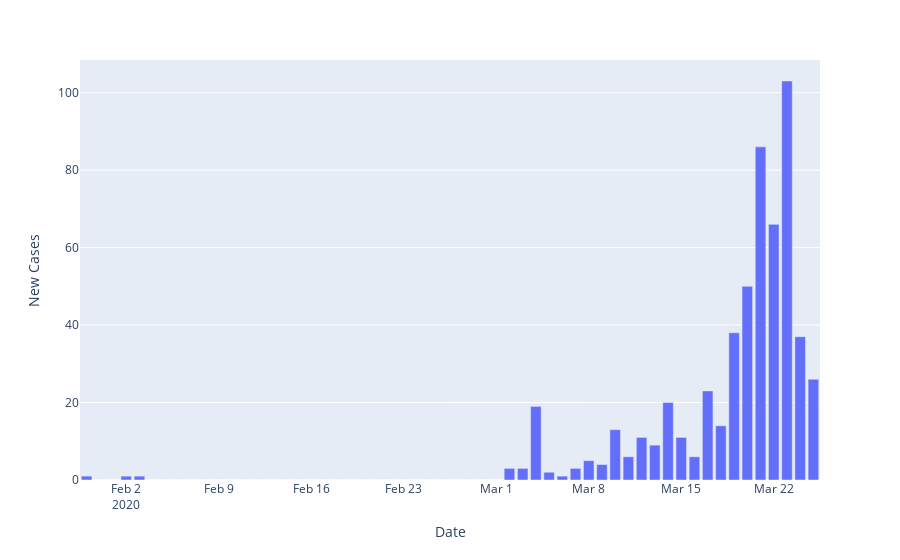

Notebook source saved alongside this figure:
### Code cell
fig=px.bar(db_india,x='Date',y='New Cases',barmode='relative')
fig.show()

### Figure 1 — Plotly figure (JSON) as saved in the notebook; plotly's stock layout.template omitted (floating-point values rounded to 4 significant figures)
{"data": [{"alignmentgroup": "True", "hovertemplate": "Date=%{x}<br>New Cases=%{y}<extra></extra>", "legendgroup": "", "marker": {"color": "#636efa", "pattern": {"shape": ""}}, "name": "", "offsetgroup": "", "orientation": "v", "showlegend": false, "textposition": "auto", "type": "bar", "x": ["2020-01-30T00:00:00", "2020-01-31T00:00:00", "2020-02-01T00:00:00", "2020-02-02T00:00:00", "2020-02-03T00:00:00", "2020-02-04T00:00:00", "2020-02-05T00:00:00", "2020-02-06T00:00:00", "2020-02-07T00:00:00", "2020-02-08T00:00:00", "2020-02-09T00:00:00", "2020-02-10T00:00:00", "2020-02-11T00:00:00", "2020-02-12T00:00:00", "2020-02-13T00:00:00", "2020-02-14T00:00:00", "2020-02-15T00:00:00", "2020-02-16T00:00:00", "2020-02-17T00:00:00", "2020-02-18T00:00:00", "2020-02-19T00:00:00", "2020-02-20T00:00:00", "2020-02-21T00:00:00", "2020-02-22T00:00:00", "2020-02-23T00:00:00", "2020-02-24T00:00:00", "2020-02-25T00:00:00", "2020-02-26T00:00:00", "2020-02-27T00:00:00", "2020-02-28T00:00:00", "2020-02-29T00:00:00", "2020-03-01T00:00:00", "2020-03-02T00:00:00", "2020-03-03T00:00:00", "2020-03-04T00:00:00", "2020-03-05T00:00:00", "2020-03-06T00:00:00", "2020-03-07T00:00:00", "2020-03-08T00:00:00", "2020-03-09T00:00:00", "2020-03-10T00:00:00", "2020-03-11T00:00:00", "2020-03-12T00:00:00", "2020-03-13T00:00:00", "2020-03-14T00:00:00", "2020-03-15T00:00:00", "2020-03-16T00:00:00", "2020-03-17T00:00:00", "2020-03-18T00:00:00", "2020-03-19T00:00:00", "2020-03-20T00:00:00", "2020-03-21T00:00:00", "2020-03-22T00:00:00", "2020-03-23T00:00:00", "2020-03-24T00:00:00", "2020-03-25T00:00:00"], "xaxis": "x", "y": [1, 0, 0, 1, 1, 0, 0, 0, 0, 0, 0, 0, 0, 0, 0, 0, 0, 0, 0, 0, 0, 0, 0, 0, 0, 0, 0, 0, 0, 0, 0, 0, 3, 3, 19, 2, 1, 3, 5, 4, 13, 6, 11, 9, 20, 11, 6, 23, 14, 38, 50, 86, 66, 103, 37, 26], "yaxis": "y"}], "layout": {"barmode": "relative", "legend": {"tracegroupgap": 0}, "margin": {"t": 60}, "xaxis": {"anchor": "y", "domain": [0, 1], "title": {"text": "Date"}}, "yaxis": {"anchor": "x", "domain": [0, 1], "title": {"text": "New Cases"}}}}
